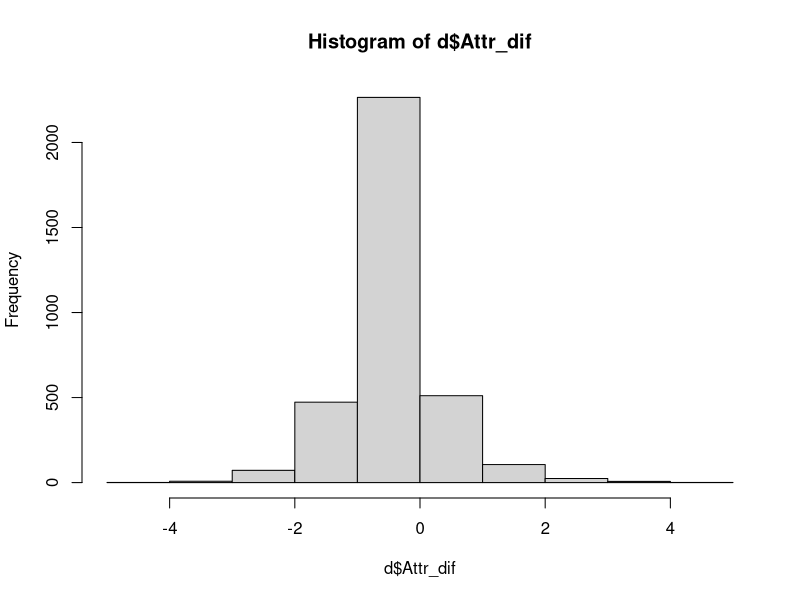
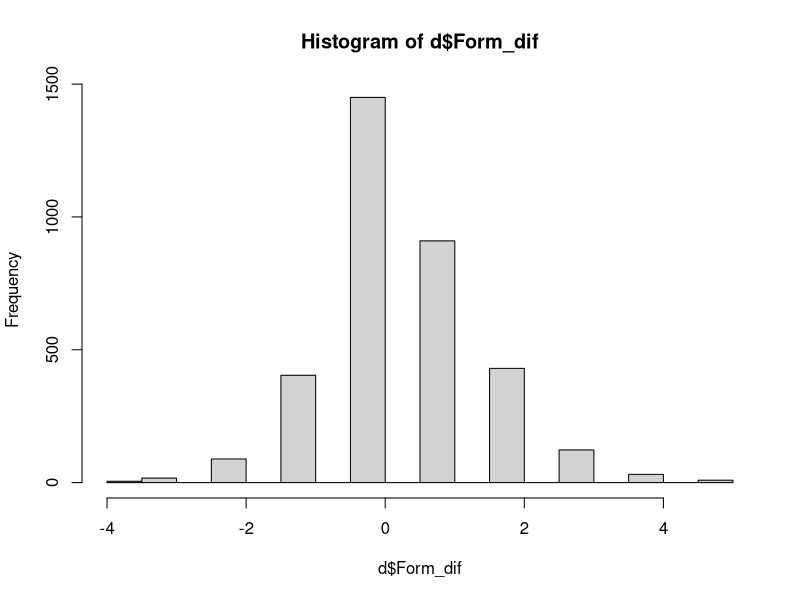
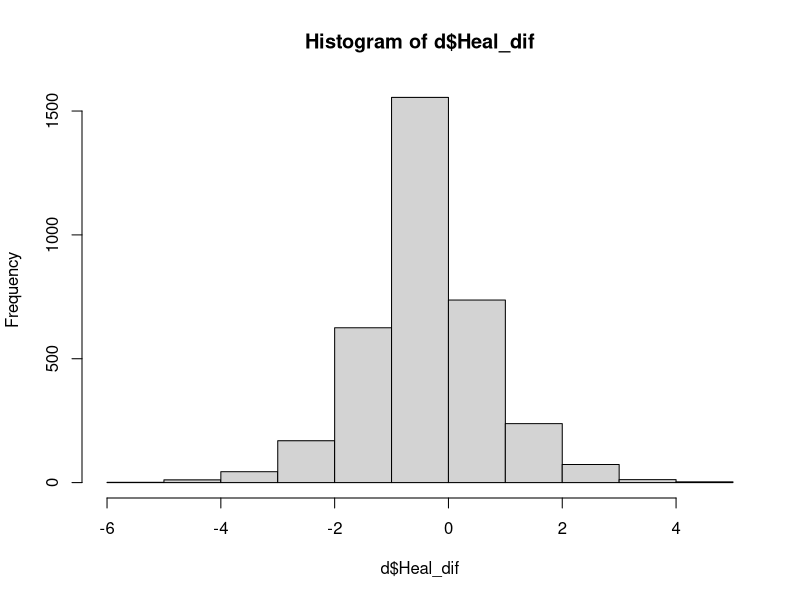

Here is the R script that generated these plots, in order:
#Function that returns last n characters of a string
substrRight <- function(x, n){
  substr(x, nchar(x)-n+1, nchar(x))
}

#function that reverse-codes a vector
revcode<-function(v,maxi=max(v),mini=min(v)){v*(-1)+(maxi+mini)}

#function that reverse-codes several columns (c) of a data.frame/matrix (d)
revcol<-function(d,c,maxi=7,mini=1){
  for(i in c){
    d[,i]<-revcode(d[,i],maxi=maxi,mini=mini)
  }
  return(d)
}

#Load the raw data
d<-read.table("rawdata.txt",sep="\t",header=T,stringsAsFactors = F)
(nam<-names(d))

nrow(d)

#Eliminate problematic raters (describe)
d<-d[is.na(match(d$Subject,c("150","159"))),]
nrow(d)

#Check how many answers got people right
summary(as.factor(d$PPVAS1)) # 1 is correct
summary(as.factor(d$PPVAS2)) # 2 is correct

summary(as.factor(d$RSVAS1)) # 2 is correct
summary(as.factor(d$RSVAS2)) # 1 is correct

summary(as.factor(d$SPVAS1)) # 2 is correct
summary(as.factor(d$SPVAS2)) # 1 is correct

# Sum correct answers
d$VAScorrect<-ifelse(d$PPVAS1==1,1,0)+ifelse(d$PPVAS2==2,1,0)+ifelse(d$RSVAS1==2,1,0)+ifelse(d$RSVAS2==1,1,0)+ifelse(d$SPVAS1==2,1,0)+ifelse(d$SPVAS2==1,1,0)

#I do not exclude people with wrong answers in the analysis, this can be changed using the code lines below
#d<-d[d$VAScorrect==2,] #Take only people that answered both questions right
d<-d[d$VAScorrect>0,]  #Exclude only peoply that anwered both questions wrong

nrow(d)

#We included only heterosexual women to the study. Homosexuals, bisexuals and other were excluded.
summary(as.factor(d$SexOrient))

d<-d[d$SexOrient==1,]
nrow(d)

# Calculate Enviromental Harshness scales

PPdat<-d[,substr(nam,1,2)=="PP"&substr(nam,3,3)!="V"]
names(PPdat)[c(3,5,12,13,15,16,18)]
PPdat<-revcol(PPdat,c(3,5,12,13,15,16,18))

RSdat<-d[,substr(nam,1,2)=="RS"&substr(nam,3,3)!="V"]
names(RSdat)[c(1,2,3,5,11,12,16)]
RSdat<-revcol(RSdat,c(1,2,3,5,11,12,16))

# Check that there are no missing values
sum(is.na(as.matrix(PPdat)))
sum(is.na(as.matrix(RSdat)))

d$PP<-rowSums(PPdat)
d$RS<-rowSums(RSdat)

Rdat<-d[,substr(nam,1,5)=="Recog"]
Rdat<-revcol(Rdat,1:12,maxi=2,mini=1)-1
d$RecTot<-rowSums(Rdat)

summary(as.factor(d$RecTot))
d<-d[d$RecTot<5,]

nrow(d)

dw<-d

# Transform the data into a long format where one set of ratings and selection between masculinized and femininized version of the face is a unit of analysis.

Attr_fem<-unlist(d[,substr(nam,1,4)=="Attr"&substrRight(nam,3)=="fem"])
Attr_mas<-unlist(d[,substr(nam,1,4)=="Attr"&substrRight(nam,3)=="mas"])

Form_fem<-unlist(d[,substr(nam,1,4)=="Form"&substrRight(nam,3)=="fem"])
Form_mas<-unlist(d[,substr(nam,1,4)=="Form"&substrRight(nam,3)=="mas"])

Heal_fem<-unlist(d[,substr(nam,1,4)=="Heal"&substrRight(nam,3)=="fem"])
Heal_mas<-unlist(d[,substr(nam,1,4)=="Heal"&substrRight(nam,3)=="mas"])

face_id<-substr(names(Attr_fem),6,7)
face_n<-length(unique(face_id))

rate_id<-rep(formatC(d$Subject,width=3,flag=0),times=face_n)
rate_n<-length(unique(rate_id))

Select<-unlist(d[,substr(nam,1,9)=="Mate_Pair"])
Cond<-rep(d$Cond,times=face_n)

Recog<-unlist(d[,substr(nam,1,5)=="Recog"])

Age<-rep(d$Age,times=face_n)
RelationshipStatus<-rep(d$RelationshipStatus,times=face_n)

# What to do wih these questions Sum the scores? 
VIS01<-rep(d$VIS01,times=face_n)
VIS02<-rep(d$VIS02,times=face_n)
VIS03<-rep(d$VIS03,times=face_n)

MateValue_Body<-rep(d$MateValue_Body,times=face_n)
MateValue_Face<-rep(d$MateValue_Face,times=face_n)

PP<-rep(d$PP,times=face_n)
RS<-rep(d$RS,times=face_n)

VAS<-rep(d$VAScorrect,times=face_n)

nd<-data.frame(rate_id,
               face_id,
               Cond,
               Attr_fem,Attr_mas,Form_fem,Form_mas,Heal_fem,Heal_mas,
               Select,
               Recog,
               Age,
               RelationshipStatus,
               MateValue_Body,
               MateValue_Face,
               PP,
               RS,
               VAS,
               VIS01,VIS02,VIS03
)

d<-nd

d$Attr_dif<-d$Attr_mas-d$Attr_fem
d$Form_dif<-d$Form_mas-d$Form_fem
d$Heal_dif<-d$Heal_mas-d$Heal_fem

hist(d$Attr_dif)
summary(d$Attr_dif)

hist(d$Form_dif)
summary(d$Form_dif)

hist(d$Heal_dif)
summary(d$Heal_dif)

names(d)

#Variable indicating whether masculinized face was selected (original select variable contains information wheteher the face on the right was selected)
d$Selmas<-ifelse(d$Cond%%2==0,ifelse(d$Select==1,1,ifelse(d$Select==2,0,NA)),ifelse(d$Select==1,0,ifelse(d$Select==2,1,NA)))
cbind(d$Cond,d$Select,d$Selmas)

#Create the variable "Masculinized face on the right" from the original condition variable 1-6, odd numbers: masculinezed faces were presented on the right side of the screen, even numbers: masculinized faces were presented on the left 
d$Masright<-ifelse(d$Cond%%2==0,-0.5,0.5)
cbind(d$Cond,d$Select,d$Selmas)

#Create the manipulation condition variable from the original condition variable 1-2 control condition, 3-4 Pathogen prevalence priming message, 5-6 Resource scarcity priming message-
d$fCond<-ifelse(d$Cond<3,"Control",ifelse(d$Cond<5,"Pathogen",ifelse(d$Cond<7,"Scarcity",NA)))
d$fCond<-as.factor(d$fCond)

dw$fCond<-ifelse(dw$Cond<3,"Control",ifelse(dw$Cond<5,"Pathogen",ifelse(dw$Cond<7,"Scarcity",NA)))
dw$fCond<-as.factor(dw$fCond)

summary(dw$fCond)

#Check if it worked
#cbind(d$Cond,as.character(d$fCond))

#summary

#Standardize
d$PPs<-scale(d$PP)
d$RSs<-scale(d$RS)

centerPP<-attributes(d$PPs)[[2]]
sdPP<-attributes(d$PPs)[[3]]

centerRS<-attributes(d$RSs)[[2]]
sdRS<-attributes(d$RSs)[[3]]

descalePP<-function(x){(x*sdPP+centerPP)/18}
descaleRS<-function(x){(x*sdRS+centerRS)/16}

nrow(d)
summary(as.factor(d$Recog))

#If you wish, you can remove lines where the target was recognized by the rater
d<-d[d$Recog!=1,]
nrow(d)

nrow(dw)
mean(as.numeric(dw$Age[dw$Age!="HH"]))
sd(as.numeric(dw$Age[dw$Age!="HH"]))

